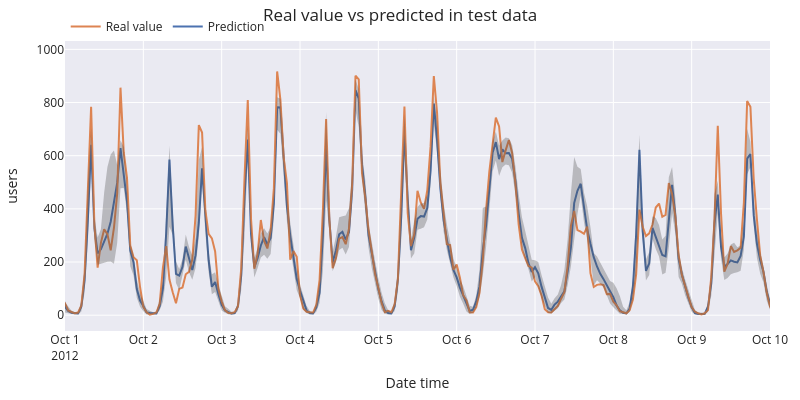

Notebook cell for this chart:
### Code cell
# Plot prediction intervals vs real value
# ==============================================================================
predictions = results_backtest.predictions
data_test = data.set_index("date_time").loc[predictions.index, :]

fig = go.Figure([
    go.Scatter(name='Prediction', x=predictions.index, y=predictions['pred'], mode='lines'),
    go.Scatter(
        name='Real value', x=data_test.index, y=data_test['users'], mode='lines',
    ),
    go.Scatter(
        name='Upper Bound', x=predictions.index, y=predictions['upper_bound'], mode='lines',
        marker=dict(color="#444"), line=dict(width=0), showlegend=False
    ),
    go.Scatter(
        name='Lower Bound', x=predictions.index, y=predictions['lower_bound'], marker=dict(color="#444"),
        line=dict(width=0), mode='lines', fillcolor='rgba(68, 68, 68, 0.3)', fill='tonexty', showlegend=False
    )
])
fig.update_layout(
    title="Real value vs predicted in test data",
    xaxis_title="Date time",
    yaxis_title="users",
    width=800,
    height=400,
    margin=dict(l=20, r=20, t=35, b=20),
    hovermode="x",
    legend=dict(orientation="h", yanchor="top", y=1.1, xanchor="left", x=0.001),
    # Initial zoom on x axis betwee 1 oct to 10 oct
    xaxis=dict(range=['2012-10-01', '2012-10-10'])
)
fig.show()

### Figure 1 — Plotly figure (JSON) as saved in the notebook; plotly's stock layout.template omitted (floating-point values rounded to 4 significant figures; data arrays with more than 128 entries replaced by an {"elided": "..."} marker saying what was removed)
{"data": [{"mode": "lines", "name": "Prediction", "type": "scatter", "x": {"elided": "2928 str values"}, "y": {"elided": "2928 float values"}}, {"mode": "lines", "name": "Real value", "type": "scatter", "x": {"elided": "2928 str values"}, "y": {"elided": "2928 float values"}}, {"line": {"width": 0}, "marker": {"color": "#444"}, "mode": "lines", "name": "Upper Bound", "showlegend": false, "type": "scatter", "x": {"elided": "2928 str values"}, "y": {"elided": "2928 float values"}}, {"fill": "tonexty", "fillcolor": "rgba(68, 68, 68, 0.3)", "line": {"width": 0}, "marker": {"color": "#444"}, "mode": "lines", "name": "Lower Bound", "showlegend": false, "type": "scatter", "x": {"elided": "2928 str values"}, "y": {"elided": "2928 float values"}}], "layout": {"height": 400, "hovermode": "x", "legend": {"orientation": "h", "x": 0.001, "xanchor": "left", "y": 1.1, "yanchor": "top"}, "margin": {"b": 20, "l": 20, "r": 20, "t": 35}, "title": {"text": "Real value vs predicted in test data"}, "width": 800, "xaxis": {"range": ["2012-10-01", "2012-10-10"], "title": {"text": "Date time"}}, "yaxis": {"title": {"text": "users"}}}}
